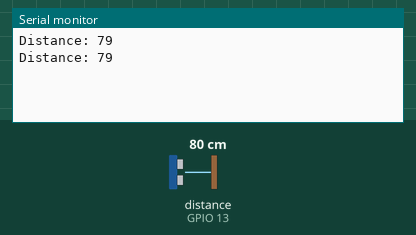
Recording of a sketch running on a simulated ESP8266 (NodeMCU). Parts: the last lines printed to the serial monitor. Wiring (inferred from the names in the program): ultrasonic range finder: trigger GPIO 15; echo GPIO 13. Inputs (shaded band) come from the test bench; at power-on: distance to the obstacle (sensor on GPIO 13) 80 cm. The echo pulse lasts 58.3 µs per cm.

Above: at 1.9 s.
2.0 s: distance to the obstacle (sensor on GPIO 13) set to 2 cm
At 2.7 s:
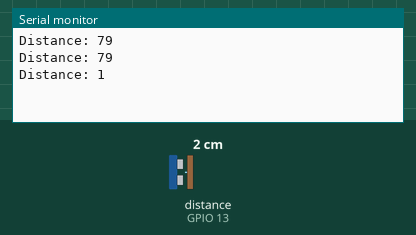
3.6 s: distance to the obstacle (sensor on GPIO 13) set to 4 cm
At 3.6 s:
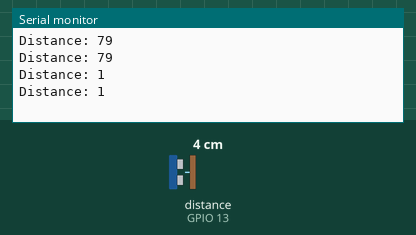
Timing chart, 0 to 6.6 s (numbered marks = the images above; inputs shaded):
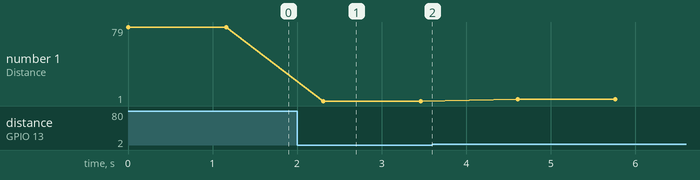

Measured:
- after the input at 2.0 s, the serial monitor: prints a new line after 0.31 s (image 1)
- plotted number 1: 79 → 1 after the input at 2.0 s, 1 → 3 after the input at 3.6 s

The sketch:

Firebase-nano_range.ino
```cpp
/*
* Ultrasonic Sensor HC-SR04 and Arduino Tutorial
*
* Crated by Dejan Nedelkovski,
* www.HowToMechatronics.com
*
*/
// defines pins numbers
#include <FirebaseArduino.h>

#define FIREBASE_HOST "nodemcupir.firebaseio.com"
#define FIREBASE_AUTH "1TheXTgjPcbxFv8Akmjmld6rcFm5l3yxbaiBIsnG"
#define WIFI_SSID "TP-LINK_3880"
#define WIFI_PASSWORD "sid123456"

const int trigPin = 15;
const int echoPin = 13;
// defines variables
long duration;
int distance;
void setup() {
pinMode(trigPin, OUTPUT); // Sets the trigPin as an Output
pinMode(echoPin, INPUT); // Sets the echoPin as an Input
Serial.begin(9600); // Starts the serial communication
  Firebase.begin(FIREBASE_HOST,FIREBASE_AUTH);
}
void loop() {
// Clears the trigPin
digitalWrite(trigPin, LOW);
delayMicroseconds(2);
// Sets the trigPin on HIGH state for 10 micro seconds
digitalWrite(trigPin, HIGH);
delayMicroseconds(10);
digitalWrite(trigPin, LOW);
// Reads the echoPin, returns the sound wave travel time in microseconds
duration = pulseIn(echoPin, HIGH);
// Calculating the distance
distance= duration*0.034/2;
// Prints the distance on the Serial Monitor
Serial.print("Distance: ");
Serial.println(distance);
Firebase.setFloat ("Distance",distance);

delay(1000);
}
```
